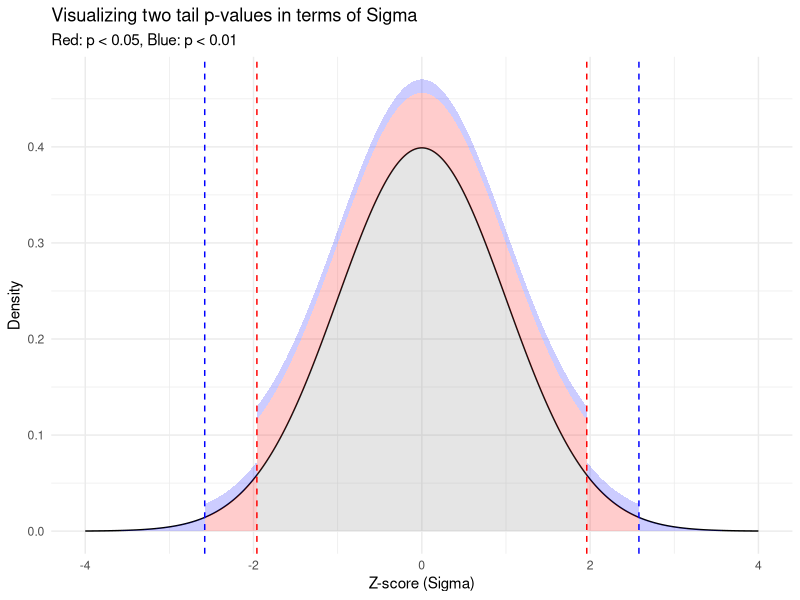
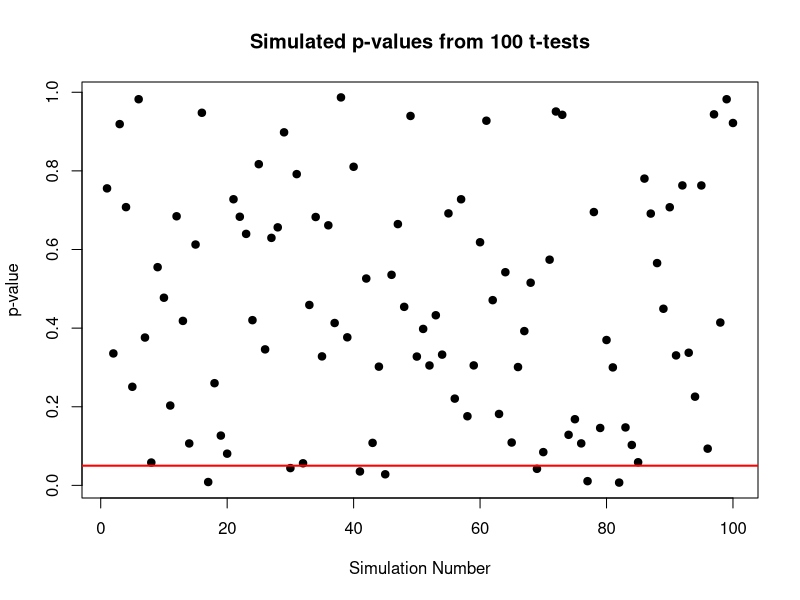

Generate these figures, in order, with R:
## ---- chunk 1
knitr::opts_chunk$set(warning = FALSE, message = FALSE) 

## ---- chunk 2
library(ggplot2)
library(dplyr)

# Create a sequence of z-scores and their density values
z_scores <- seq(-4, 4, by = 0.01)
density_values <- dnorm(z_scores)  # Normal density

# Data frame for ggplot
data_for_plot <- data.frame(z_scores, density_values) %>%
  mutate(
    fill_color = case_when(
      (z_scores < -2.58 | z_scores > 2.58) ~ "blue",
      (z_scores < -1.96 | z_scores > 1.96) ~ "red",
      TRUE ~ NA_character_
    )
  )

# Create the plot
p_value_plot <- ggplot(data_for_plot, aes(x = z_scores, y = density_values)) +
  geom_line() +
  geom_area(aes(fill = fill_color), alpha = 0.2) +
  scale_fill_manual(values = c("red" = "red", "blue" = "blue")) +
  geom_vline(xintercept = c(-1.96, 1.96), linetype = "dashed", color = "red") +
  geom_vline(xintercept = c(-2.58, 2.58), linetype = "dashed", color = "blue") +
  labs(
    title = "Visualizing two tail p-values in terms of Sigma",
    subtitle = "Red: p < 0.05, Blue: p < 0.01",
    x = "Z-score (Sigma)",
    y = "Density",
    fill = "Fill Color" 
  ) +
  theme_minimal()+
  guides(fill = "none")

p_value_plot
## ---- chunk 3
# Set the seed for reproducibility
set.seed(42)

# Simulate 100 t-tests under the null hypothesis
p_values <- replicate(100, {
  data <- rnorm(100, mean=0, sd=1)  # 100 random normals, mean = 0, sd = 1
  t.test(data)$p.value  # Perform a t-test and extract the p-value
})

# Plot the p-values
plot(p_values, type = "p", pch = 19, main = "Simulated p-values from 100 t-tests",
     xlab = "Simulation Number", ylab = "p-value")
abline(h = 0.05, col = "red", lwd = 2)  # Line at p-value = 0.05
## ---- chunk 4
# Calculating power in R
library(pwr)
# Example with Cohen's d = 0.8 for a large effect size
pwr.t.test(n = 30, d = 0.8, sig.level = 0.05, type = "two.sample", alternative = "two.sided")
